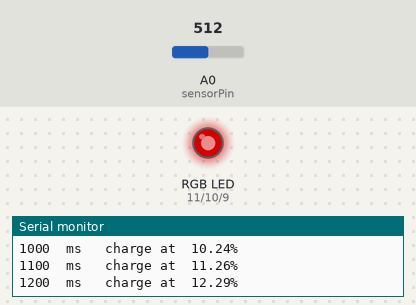
This sketch was run on a simulated Arduino Uno, built with avr-gcc and run on an emulated ATmega328P. On the bench: an RGB LED mixed from three pins (HIGH = lit), the last lines printed to the serial monitor. Inputs (shaded band) come from the test bench; at power-on: A0 (sensorPin) = 512. Dim RGB values are drawn brighter than linear.

Above: at 1.2 s.
1.3 s: A0 (sensorPin) set to 603
At 3.0 s:
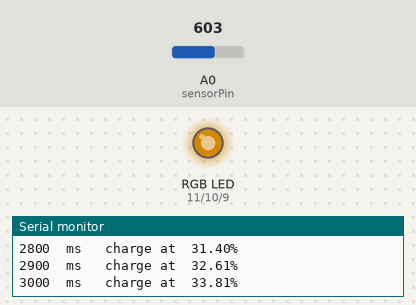
4.3 s: A0 (sensorPin) set to 625
At 9.8 s:
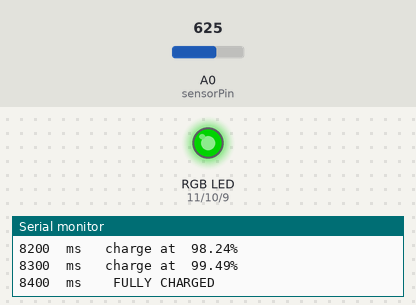
Timing chart, 0 to 11.3 s (numbered marks = the images above; inputs shaded):
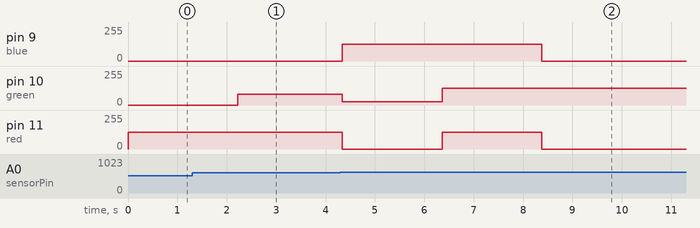

Measured:
- the behaviour switches between 611 and 612 on A0 (sensorPin) (found by bisection; images 1 and 2)

The sketch:

sketch_jan01b_LIS_DAY_9.ino
```cpp
//Day 9 code...
// Started 01/01/22 -- Picked back up 01/03/22


int sensorPin = A0;  // select the *analog zero* pin for probing the photoresistor
int sensorValue = 0;  // variable that we'll use to store the value reading from the sensor


int red = 11;  // these are the output pins for the three LED colors
int green = 10;
int blue = 9;

unsigned int batteryCapacity = 50000;
unsigned int batteryLevel = 0;
unsigned int ticks = 0;
unsigned int wait = 100;
double PercentFull;

//********************************************


void setup() {
  // Declare the RGB LED pins as outputs

  pinMode(red, OUTPUT);
  pinMode(green, OUTPUT);
  pinMode(blue, OUTPUT);

  // Start serial monitor
  Serial.begin(9600);
}

//********************************************


void RGB_color(int red_value, int green_value, int blue_value)
{
  // custom function to set three PWM color chanels to any given mixture
  // it returns NO numerical result (void)

    analogWrite(red, red_value);
    analogWrite(green, green_value);
    analogWrite(blue, blue_value);
}

//********************************************

  double getBatteryPercentage()  {
    // custom function calculates battery charge percentage
    // and returns the result as a double precision number

  return (((double)batteryLevel / (double)batteryCapacity)*100);

  }

  //******************************************

  void ShowBatteryPercentage(){
    // send battery results to both serial and LED outputs
    // calculate the charge percentage with a custom function

    PercentFull=getBatteryPercentage();

    // print the serial monitor
    // print the elapsed time
    Serial.print(ticks);
    Serial.print("  ms   charge at  ");
    // print the percent charge
    Serial.print(PercentFull);
    Serial.println("%");

    // Now lets light the LED with the appropriate color...

    if (PercentFull > 0 && PercentFull <= 25)
    {
      RGB_color(125, 0, 0);  // red
    }
    else if (PercentFull > 25 && PercentFull <= 50){
      RGB_color(125, 80, 0);  // yellow-ish
    }
    else if (PercentFull > 50 && PercentFull <= 75) {
      RGB_color(0, 25, 125);  // blue-ish
    }
    else if (PercentFull > 75 && PercentFull < 100) {
      RGB_color(125, 125, 125);  //white
    }

  }

  //********************************************

void loop() {

  sensorValue = analogRead(sensorPin); // read the value from the sensor
  batteryLevel += sensorValue;
  ticks += wait;

  if(batteryLevel >= batteryCapacity) {
    Serial.print(ticks);
    Serial.print("  ms    ");
    Serial.println("FULLY CHARGED");
    batteryLevel = batteryCapacity;  // to prevent integer from continuing to increase
    ticks = 0;
    RGB_color(0, 125, 0);  // Green for charging complete
    delay(30000);  // long pause
    batteryLevel = 0;  // SN Experiment == reset battery level to start over
  }
  else {
    ShowBatteryPercentage();
  }

  delay(wait);

}
```
